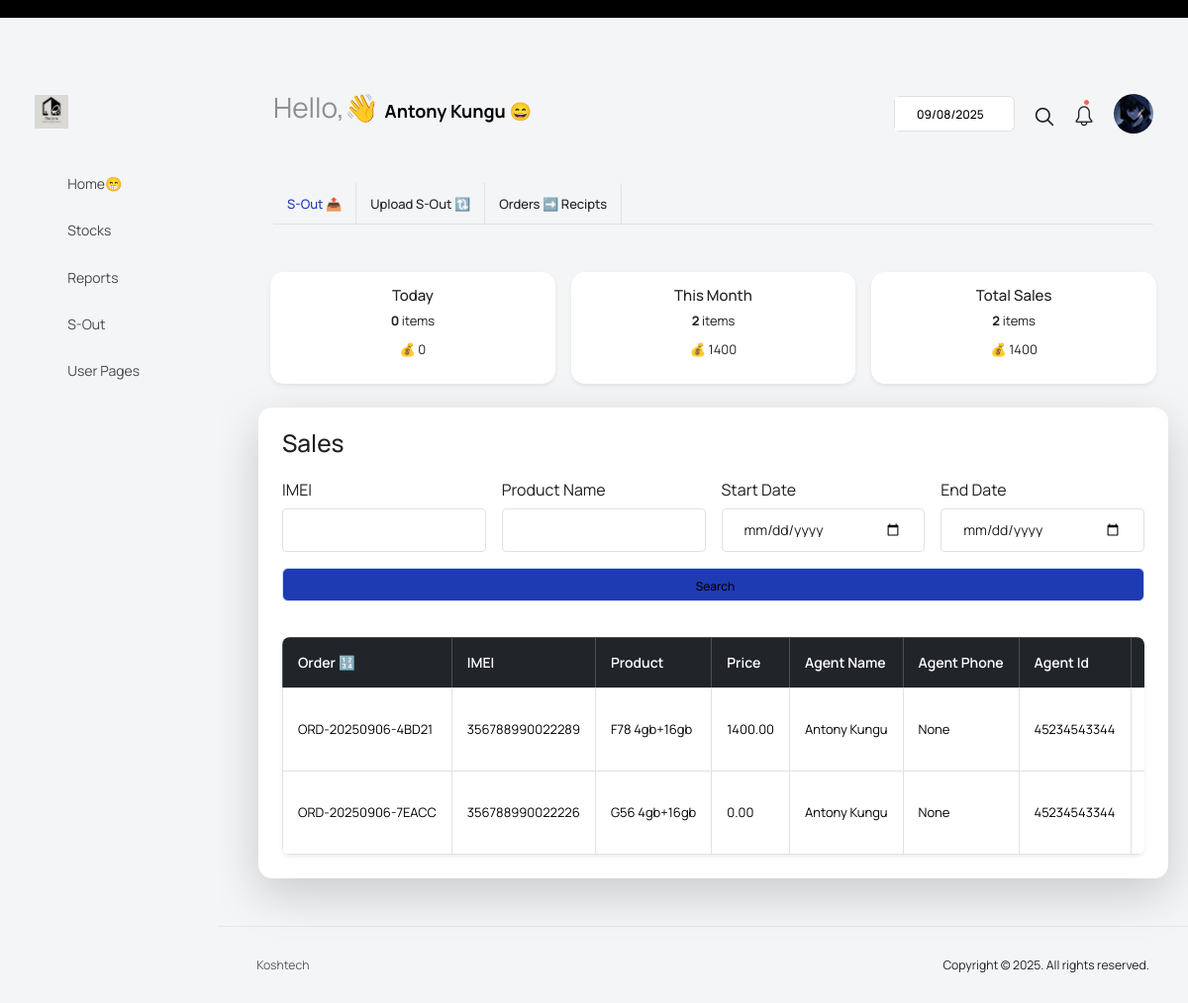
Before: /sales-list/ (signed in) with the older database file.
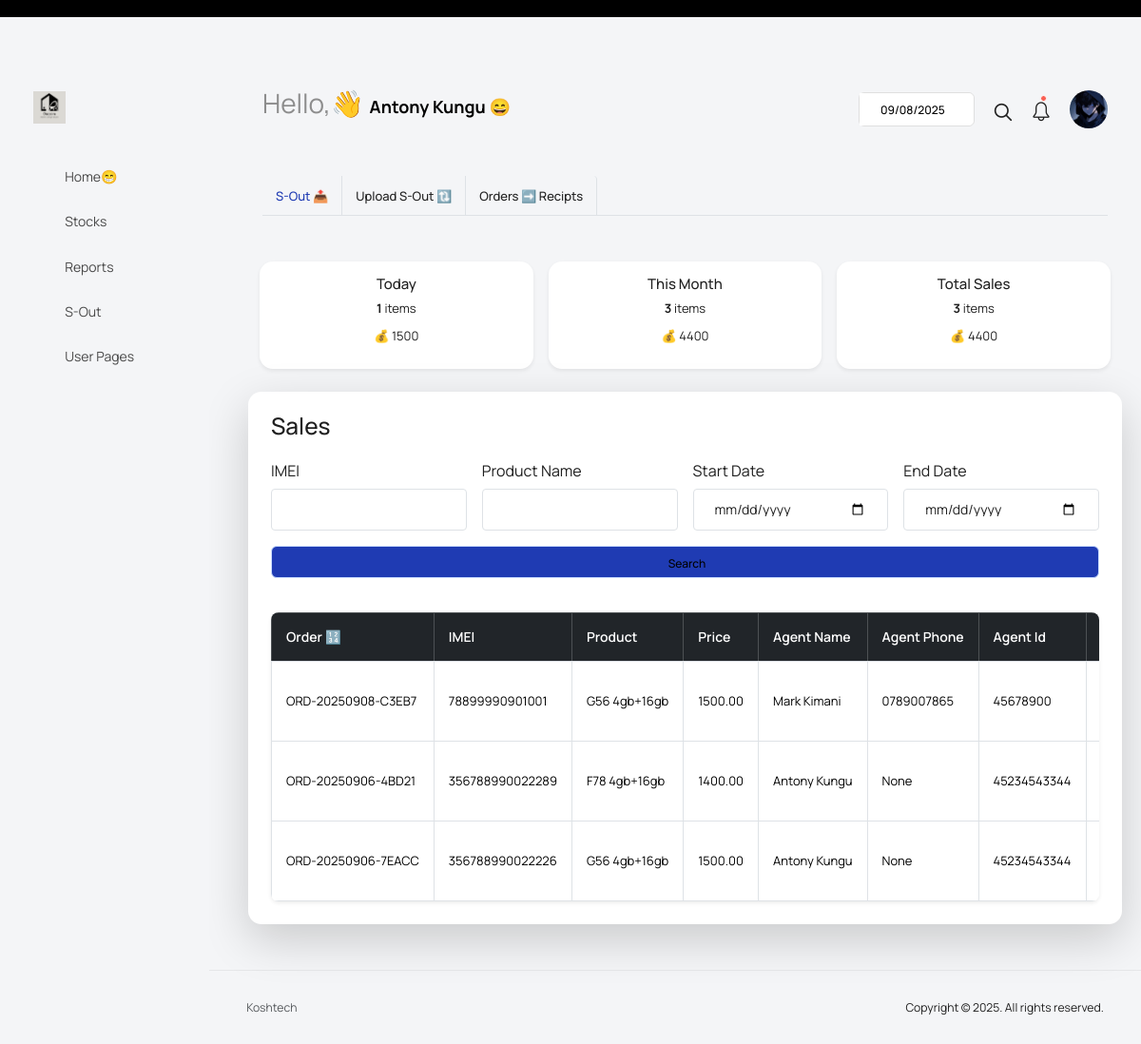
After: the same page with the newer database file.
### sales_process/models.py (models this page shows, shortened)
class Sale(models.Model):
    sale_type_choices = [
        ('wholesale', 'Wholesale'),
        ('retail', 'Retail'),
    ]
    stock = models.OneToOneField(Stock, on_delete=models.CASCADE, related_name="sale",null=True)
    customer = models.ForeignKey(Customer, on_delete=models.CASCADE, related_name="sales")
    sales_date = models.DateTimeField(auto_now_add=True)
    is_returned = models.BooleanField(default=False)
    sold_by = models.ForeignKey(
        settings.AUTH_USER_MODEL,
        on_delete=models.SET_NULL,
        null=True,
        blank=True,
        related_name="sales_made"
    )
    sale_type=models.CharField(max_length=255,null=True,blank=True, choices=sale_type_choices)
    order_id = models.CharField(max_length=20,null=True,blank=True, editable=False)

class Stock(models.Model):
    STATUS_CHOICES = [
        ('in_stock', 'In Stock'),
        ('assigned', 'Assigned'),
        ('sold', 'Sold'),
        ('returned', 'Returned'),
    ]
    serial_number = models.CharField(max_length=100, unique=True)
    imei_number = models.CharField(max_length=100, unique=True, blank=True, null=True)
    product = models.ForeignKey(
        Product,
        on_delete=models.CASCADE,
        related_name="stocks"
    )
    stock_in_date = models.DateField(default=timezone.now)
    added_by = models.ForeignKey(
        settings.AUTH_USER_MODEL,
        on_delete=models.SET_NULL,
        null=True,
        related_name="stocks_added"
    )
    status = models.CharField(
        max_length=20,
        choices=STATUS_CHOICES,
        default='in_stock'
    )
    assigned_to = models.ForeignKey(
        settings.AUTH_USER_MODEL,
        on_delete=models.SET_NULL,
        null=True,
        blank=True,
        related_name="stocks_assigned"
    )
    allocated_by = models.ForeignKey(
        settings.AUTH_USER_MODEL,
        on_delete=models.SET_NULL,
        null=True,
        blank=True,
        related_name="stocks_allocated"
    )
    last_assigned_date = models.DateField(null=True, blank=True)
    date_since_stock_in = models.DateField(auto_now_add=True)

class Product(models.Model):
    STATUS_CHOICES = [
        ('active', 'Active'),
        ('inactive', 'Inactive'),
        ('discontinued', 'Discontinued'),
    ]
    STORAGE_CHOICES = [
        ('16gb', '16GB'),
        ('32gb', '32GB'),
        ('64gb', '64GB'),
        ('128gb', '128GB'),
        ('256gb', '256GB'),
        ('512gb', '512GB'),
        ('1tb', '1TB'),
    ]
    RAM_CHOICES = [
        ('4gb', '4GB'),
        ('8gb', '8GB'),
        ('16gb', '16GB'),
        ('32gb', '32GB'),
        ('64gb', '64GB'),
        ('128gb', '128GB'),
        ('256gb', '256GB'),
        ('512gb', '512GB'),
        ('1tb', '1TB'),
    ]
    NETWORK_CHOICES = [
        ('2g', '2G'),
        ('3g', '3G'),
        ('4g', '4G'),
        ('5g', '5G'),
    ]
    MODEL_CATEGORY_CHOICES = [
        ('phone', 'Phone'),
        ('tablet', 'Tablet'),
        ('laptop', 'Laptop'),
        ('watch', 'Watch'),
    ]
    item_code = models.CharField(max_length=50, unique=True)
    model_name = models.CharField(max_length=100)
    model_sku = models.CharField(max_length=100, unique=True)
    model_category = models.CharField(max_length=100, choices=MODEL_CATEGORY_CHOICES, default='phone')
    model_storage = models.CharField(max_length=50, blank=True, null=True, choices=STORAGE_CHOICES)
    model_ram = models.CharField(max_length=50, blank=True, null=True, choices=RAM_CHOICES)
    price = models.DecimalField(max_digits=10, decimal_places=2,default=0)
    network = models.CharField(max_length=100, blank=True, null=True, choices=NETWORK_CHOICES)
    other_specifications = models.TextField(blank=True, null=True)
    created_on = models.DateTimeField(auto_now_add=True)
    created_by = models.ForeignKey(
        settings.AUTH_USER_MODEL,
        on_delete=models.SET_NULL,
        null=True,
        related_name="products_created"
    )
    status = models.CharField(
        max_length=20,
        choices=STATUS_CHOICES,
        default='active'
    )

### manage_users/models.py (models this page shows, shortened)
class CustomUser(AbstractUser):
    ROLE_CHOICES = (
        ("manager", "Manager"),
        ("admin", "Admin"),
        ("sales", "sales"),
    )
    role = models.CharField(max_length=20, choices=ROLE_CHOICES, default="sales")
    is_activated = models.BooleanField(default=False)
    date_of_registration = models.DateTimeField(default=timezone.now)  # ✅ auto timestamp
    groups = models.ManyToManyField(
        Group,
        related_name="customuser_set",
        blank=True,
        help_text="The groups this user belongs to.",
    )
    user_permissions = models.ManyToManyField(
        Permission,
        related_name="customuser_set",
        blank=True,
        help_text="Specific permissions for this user.",
    )

class Profile(models.Model):
    GENDER_CHOICES = (
        ("male", "Male"),
        ("female", "Female"),
        ("---", "---"),
    )
    user = models.OneToOneField(settings.AUTH_USER_MODEL, on_delete=models.CASCADE, related_name="profile")
    full_name = models.CharField(max_length=200)
    phone_number = models.CharField(max_length=20, blank=True, null=True)
    date_of_birth = models.DateField(null=True, blank=True)
    national_id = models.CharField(max_length=50, unique=False, blank=True, null=True)
    date_of_joining = models.DateField(null=True, blank=True)
    gender = models.CharField(max_length=20, blank=True, null=True, choices=GENDER_CHOICES)
    region = models.CharField(max_length=100, blank=True, null=True)
    group = models.CharField(max_length=100, blank=True, null=True)
    id_document = models.FileField(upload_to="profile/ids/", blank=True, null=True)
    photo = models.ImageField(upload_to="profile/photos/", blank=True, null=True)

### sales_process/views.py (the view, shortened to what this page needs)
# urls.py: path('sales-list/', sales_list, name='sales-list'),
@login_required
def sales_list(request):
    user = request.user
    if user.role == "manager" or user.role == "admin":
        sales = Sale.objects.select_related("stock", "sold_by").order_by("-sales_date")
    else:
        sales = Sale.objects.select_related("stock", "sold_by").filter(sold_by=user).order_by("-sales_date")
    form = SaleSearchForm(request.GET or None)
    today = now().date()
    month_start = today.replace(day=1)
    today_sales = sales.filter(sales_date__date=today).aggregate(
        qty=Count("id"), amount=Sum("stock__product__price")
    )
    month_sales = sales.filter(sales_date__date__gte=month_start).aggregate(
        qty=Count("id"), amount=Sum("stock__product__price")
    )
    total_sales = sales.aggregate(qty=Count("id"), amount=Sum("stock__product__price"))
    summary = {
        "today_qty": today_sales["qty"] or 0,
        "today_amount": today_sales["amount"] or 0,
        "month_qty": month_sales["qty"] or 0,
        "month_amount": month_sales["amount"] or 0,
        "total_qty": total_sales["qty"] or 0,
        "total_amount": total_sales["amount"] or 0,
    }
    sales = sales[:5]
    return render(request, "sales_process/sales_list.html", {"sales": sales, "summary": summary})

### sales_process/templates/sales_process/sales_list.html (shortened to what the changed rows need)
{% extends 'configs/base.html' %}
{% load widget_tweaks %}
{% block mainContent %}
<div class="content-wrapper">
    <div class="row">
        <div class="col-12">
            <div class="home-tab">
                <div class="tab-content tab-content-basic">
                    <div class="tab-pane fade show active" id="create-user" role="tabpanel" aria-labelledby="overview">
                        <div class="row">
                            <div class="container mt-4">
                                <div class="row g-3 text-center">
                                    <div class="col-12 col-sm-6 col-md-4">
                                        <div class="card shadow-sm p-3 h-100">
                                            <h6>Today</h6>
                                            <p><strong>{{ summary.today_qty }}</strong> items</p>
                                            <p>💰 {{ summary.today_amount|default:"0" }}</p>
                                        </div>
                                    </div>
                                    <div class="col-12 col-sm-6 col-md-4">
                                        <div class="card shadow-sm p-3 h-100">
                                            <h6>This Month</h6>
                                            <p><strong>{{ summary.month_qty }}</strong> items</p>
                                            <p>💰 {{ summary.month_amount|default:"0" }}</p>
                                        </div>
                                    </div>
                                    <div class="col-12 col-sm-6 col-md-4">
                                        <div class="card shadow-sm p-3 h-100">
                                            <h6>Total Sales</h6>
                                            <p><strong>{{ summary.total_qty }}</strong> items</p>
                                            <p>💰 {{ summary.total_amount|default:"0" }}</p>
                                        </div>
                                    </div>
                                </div>
                            </div>
                            <div class="card shadow-lg p-4 mt-4">
                                <div class="container-fluid px-0">
                                    <div class="table-responsive shadow-sm rounded" id="sales-results">
                                        {% include 'sales_process/sales_list_table.html' %}
                                    </div>
                                </div>
                            </div>
                        </div>
                    </div>
                </div>
            </div>
        </div>
    </div>
</div>
{% endblock mainContent %}

### sales_process/templates/sales_process/sales_list_table.html (shortened to what this page needs)
<table class="table table-bordered table-hover bg-white shadow-sm">
    <thead class="table-dark">
      <tr>
        <th>Order 🔢</th>
        <th>IMEI</th>
        <th>Product</th>
        <th>Price</th>
        <th>Agent Name</th>
        <th>Agent Phone</th>
        <th>Agent Id</th>
        <th>Region</th>
      </tr>
    </thead>
    <tbody>
      {% for sale in sales %}
        <tr id="sale-row-{{ sale.id }}">
          <td>{{ sale.order_id }}</td>
          <td>{{ sale.stock.imei_number }}</td>
          <td>{{ sale.stock.product.model_name }} {{ sale.stock.product.model_ram }}+{{ sale.stock.product.model_storage }}</td>
          <td>{{ sale.stock.product.price }}</td>
          <td>{{ sale.sold_by.profile.full_name }}</td>
          <td>{{ sale.sold_by.profile.phone_number }}</td>
          <td>{{ sale.sold_by.profile.national_id }}</td>
          <td>{{ sale.sold_by.profile.region }}</td>
        </tr>
      {% empty %}
        <tr>
          <td colspan="7" class="text-center text-muted">No sales found.</td>
        </tr>
      {% endfor %}
    </tbody>
  </table>

Changed rows visible on the page:
added Sale: order_id "ORD-20250908-C3EB7", stock.imei_number "78899990901001", stock.product.model_name "G56", stock.product.model_ram "4gb", stock.product.model_storage "16gb", stock.product.price "1500.00", sold_by.profile.full_name "Mark Kimani", sold_by.profile.phone_number "0789007865", sold_by.profile.national_id "45678900"
changed through a linked row, Sale "ORD-20250906-7EACC": stock.product.price "0.00" → "1500.00"
Other visible differences:
{{ summary.today_qty }}: "0" → "1"
{{ summary.today_amount|default:"0" }}: "0" → "1500"
{{ summary.month_qty }}: "2" → "3"
{{ summary.month_amount|default:"0" }}: "1400" → "4400"
{{ summary.total_qty }}: "2" → "3"
{{ summary.total_amount|default:"0" }}: "1400" → "4400"
